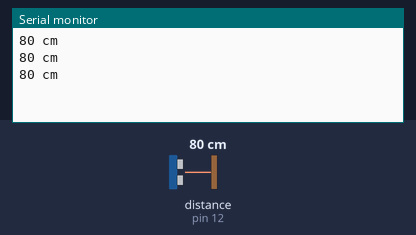
Bench run of a sketch on a simulated Arduino Uno, built with avr-gcc and run on an emulated ATmega328P. Shown: the last lines printed to the serial monitor. Wiring (inferred from the names in the program): ultrasonic range finder: trigger pin 11; echo pin 12. The inputs (shaded band) are chosen by the test bench; at power-on: distance to the obstacle (sensor on pin 12) 80 cm. The echo pulse lasts 58.3 µs per cm.

Above: at 1.3 s.
1.4 s: distance to the obstacle (sensor on pin 12) set to 2 cm
At 1.9 s:
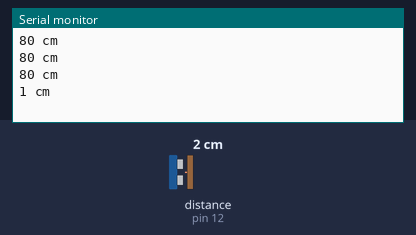
2.9 s: distance to the obstacle (sensor on pin 12) set to 4 cm
At 3.4 s:
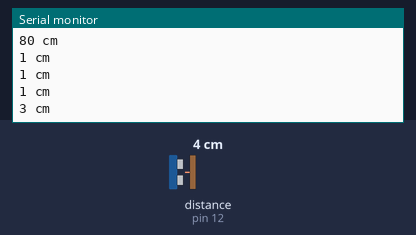
Timing chart, 0 to 5.9 s (numbered marks = the images above; inputs shaded):
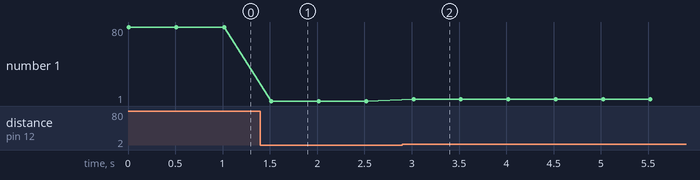

The sketch:

14_czujnik_odleglosci_hc-sr04.ino
```cpp
#define TrigPin 11 //Definicja pinów
#define EchoPin 12

void setup() {
  Serial.begin(9600); //Inicjalizacja komunikacji UART
  pinMode(TrigPin, OUTPUT); // Ustawienie pinu Trig jako wyjście
  pinMode(EchoPin, INPUT);  // Ustawienie pinu Echo jako wejście
}

void loop() {
  // Generowanie impulsu wyzwalającego (Trig)
  digitalWrite(TrigPin, LOW);
  delayMicroseconds(2);
  digitalWrite(TrigPin, HIGH);
  delayMicroseconds(10);
  digitalWrite(TrigPin, LOW);

  // Pomiar czasu trwania impulsu na pinie Echo
  long czas = pulseIn(EchoPin, HIGH);

  // Przeliczenie czasu na odległość w centymetrach
  int dystans = czas / 58;

  // Wypisanie odległości na komputerze
  Serial.print(dystans);
  Serial.println(" cm");

  delay(500);
}
```

Measured:
- after the input at 1.4 s, the serial monitor: prints a new line after 0.12 s (image 1)
- after the input at 2.9 s, the serial monitor: prints a new line after 0.12 s (image 2)
- plotted number 1: 80 → 1 after the input at 1.4 s, 1 → 3 after the input at 2.9 s
